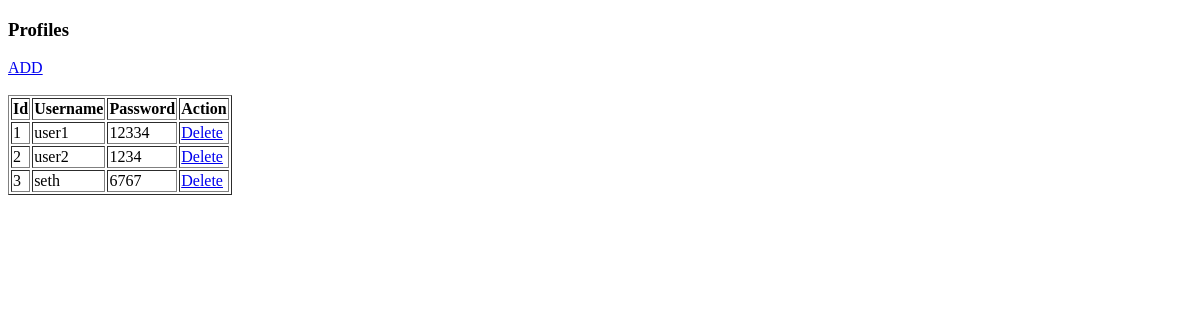
Before: / with the older database file.
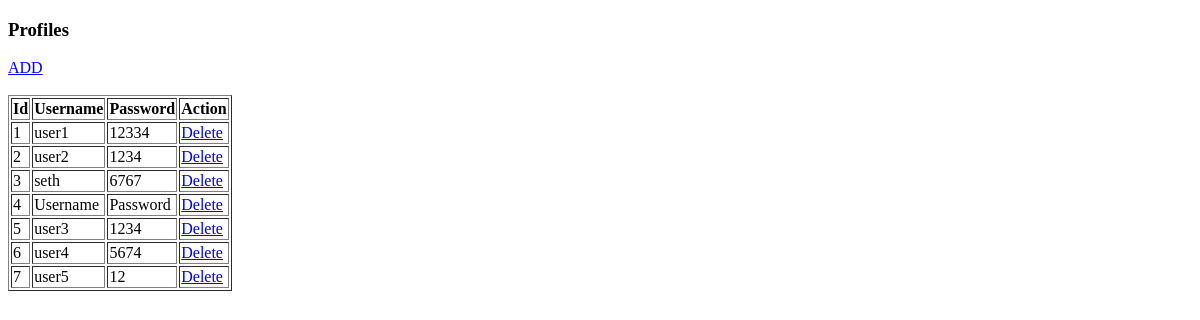
After: the same page with the newer database file.
### app.py (models this page shows)
class User(db.Model):
    id = db.Column(db.Integer, primary_key=True)
    username = db.Column(db.String(150), unique=True, nullable=False)
    password = db.Column(db.String(150), nullable=False)

### app.py (the view)
@app.route('/')
def index():
    users = User.query.all()
    return render_template('index.html', users=users)

### templates/index.html (shortened to what this page needs)
<!DOCTYPE html>
<html>
   <head>
   </head>
   <body>
      <h3>Profiles</h3>
      <a href="/register">ADD</a>
      <br><br>
      <table border="1">
         <thead>
            <tr>
               <th>Id</th>
               <th>Username</th>
               <th>Password</th>
               <th>Action</th>
            </tr>
         </thead>
         <tbody>
            {% for data in users %}
            <tr>
               <td>{{ data.id }}</td>
               <td>{{ data.username }}</td>
               <td>{{ data.password }}</td>
               <td>
                  <a href="/delete/{{ data.id }}">Delete</a>
               </td>
            </tr>
            {% endfor %}
         </tbody>
      </table>
   </body>
</html>

Changed rows visible on the page:
added User: id "4", username "Username", password "Password"
added User: id "5", username "user3", password "1234"
added User: id "6", username "user4", password "5674"
added User: id "7", username "user5", password "12"
